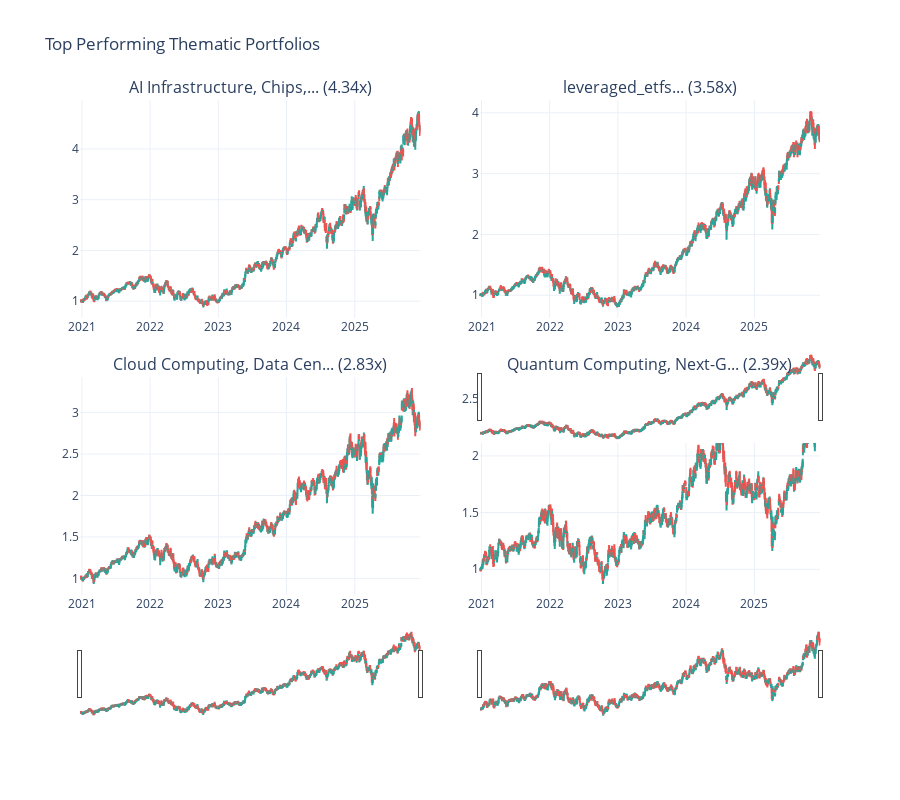

Here is the notebook cell this chart was saved with:
### Code cell
def create_thematic_dashboard(theme2OHLC, top_n=4):
    # Calculate final returns to identify top performers
    theme_returns = {name: ohlc[3].iloc[-1] for name, ohlc in theme2OHLC.items()}
    top_themes = sorted(theme_returns.items(), key=lambda x: x[1], reverse=True)[:top_n]

    # Create the subplot grid (2x2)
    fig = make_subplots(
        rows=2, cols=2,
        subplot_titles=[f"{t[:25]}... ({r:.2f}x)" for t, r in top_themes],
        vertical_spacing=0.12,
        horizontal_spacing=0.08
    )

    positions = [(1, 1), (1, 2), (2, 1), (2, 2)]

    # Loop through top themes and add to grid
    for idx, ((theme_name, _), (row, col)) in enumerate(zip(top_themes, positions)):
        O, H, L, C = theme2OHLC[theme_name]

        # Add candlestick to specific subplot
        fig.add_trace(
            go.Candlestick(
                x=C.index, open=O, high=H, low=L, close=C,
                name=theme_name,
                increasing_line_color='#26a69a',
                decreasing_line_color='#ef5350',
                showlegend=False # Keeps the dashboard clean
            ),
            row=row, col=col
        )

    fig.update_layout(
        title_text="Top Performing Thematic Portfolios",
        height=800,
        template='plotly_white',
        xaxis_rangeslider_visible=False # Sliders take too much room in grids
    )

    return fig

# Execute
dashboard = create_thematic_dashboard(theme20HLC)
dashboard.show()

### Figure 1 — Plotly figure (JSON) as saved in the notebook; plotly's stock layout.template omitted (floating-point values rounded to 4 significant figures; data arrays with more than 128 entries replaced by an {"elided": "..."} marker saying what was removed)
{"data": [{"close": {"elided": "1254 float values"}, "decreasing": {"line": {"color": "#ef5350"}}, "high": {"elided": "1254 float values"}, "increasing": {"line": {"color": "#26a69a"}}, "low": {"elided": "1254 float values"}, "name": "AI Infrastructure, Chips, Generative AI Platforms & Enterprise Software", "open": {"elided": "1254 float values"}, "showlegend": false, "type": "candlestick", "x": {"elided": "1254 str values"}, "xaxis": "x", "yaxis": "y"}, {"close": {"elided": "1254 float values"}, "decreasing": {"line": {"color": "#ef5350"}}, "high": {"elided": "1254 float values"}, "increasing": {"line": {"color": "#26a69a"}}, "low": {"elided": "1254 float values"}, "name": "leveraged_etfs", "open": {"elided": "1254 float values"}, "showlegend": false, "type": "candlestick", "x": {"elided": "1254 str values"}, "xaxis": "x2", "yaxis": "y2"}, {"close": {"elided": "1254 float values"}, "decreasing": {"line": {"color": "#ef5350"}}, "high": {"elided": "1254 float values"}, "increasing": {"line": {"color": "#26a69a"}}, "low": {"elided": "1254 float values"}, "name": "Cloud Computing, Data Centers, Hyperscalers & Network Infrastructure", "open": {"elided": "1254 float values"}, "showlegend": false, "type": "candlestick", "x": {"elided": "1254 str values"}, "xaxis": "x3", "yaxis": "y3"}, {"close": {"elided": "1254 float values"}, "decreasing": {"line": {"color": "#ef5350"}}, "high": {"elided": "1254 float values"}, "increasing": {"line": {"color": "#26a69a"}}, "low": {"elided": "1254 float values"}, "name": "Quantum Computing, Next-Gen Computing & Advanced Semiconductors", "open": {"elided": "1254 float values"}, "showlegend": false, "type": "candlestick", "x": {"elided": "1254 str values"}, "xaxis": "x4", "yaxis": "y4"}], "layout": {"annotations": [{"font": {"size": 16}, "showarrow": false, "text": "AI Infrastructure, Chips,... (4.34x)", "x": 0.23, "xanchor": "center", "xref": "paper", "y": 1, "yanchor": "bottom", "yref": "paper"}, {"font": {"size": 16}, "showarrow": false, "text": "leveraged_etfs... (3.58x)", "x": 0.77, "xanchor": "center", "xref": "paper", "y": 1, "yanchor": "bottom", "yref": "paper"}, {"font": {"size": 16}, "showarrow": false, "text": "Cloud Computing, Data Cen... (2.83x)", "x": 0.23, "xanchor": "center", "xref": "paper", "y": 0.44, "yanchor": "bottom", "yref": "paper"}, {"font": {"size": 16}, "showarrow": false, "text": "Quantum Computing, Next-G... (2.39x)", "x": 0.77, "xanchor": "center", "xref": "paper", "y": 0.44, "yanchor": "bottom", "yref": "paper"}], "height": 800, "title": {"text": "Top Performing Thematic Portfolios"}, "xaxis": {"anchor": "y", "domain": [0, 0.46], "rangeslider": {"visible": false}}, "xaxis2": {"anchor": "y2", "domain": [0.54, 1]}, "xaxis3": {"anchor": "y3", "domain": [0, 0.46]}, "xaxis4": {"anchor": "y4", "domain": [0.54, 1]}, "yaxis": {"anchor": "x", "domain": [0.56, 1]}, "yaxis2": {"anchor": "x2", "domain": [0.56, 1]}, "yaxis3": {"anchor": "x3", "domain": [0, 0.44]}, "yaxis4": {"anchor": "x4", "domain": [0, 0.44]}}}
